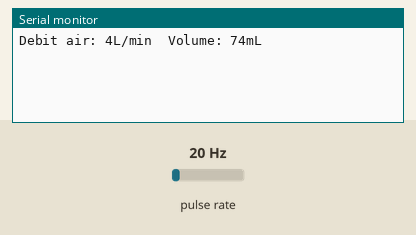
Recording of a sketch running on a simulated Arduino Uno, built with avr-gcc and run on an emulated ATmega328P. On the bench: the last lines printed to the serial monitor. Wiring (inferred from the names in the program): pulse sensor: data pin 2. The test bench sets the inputs (shaded band); at power-on: pulse rate 20 Hz.

Above: at 1.2 s.
1.3 s: pulse rate (sensor on pin 2) set to 4 Hz
At 2.6 s:
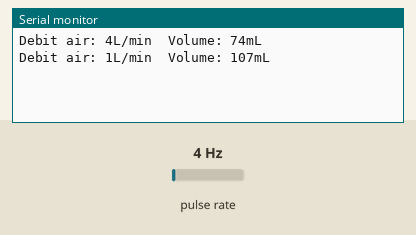
2.8 s: pulse rate (sensor on pin 2) set to 50 Hz
At 3.7 s:
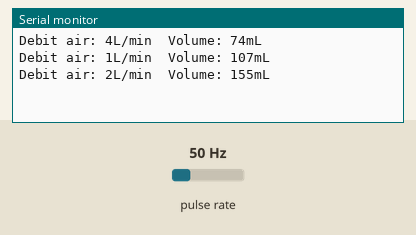
Timing chart, 0 to 5.8 s (numbered marks = the images above; inputs shaded):
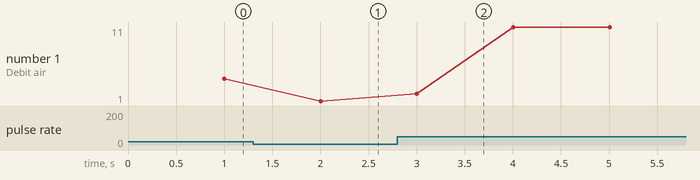

Measured:
- after the input at 1.3 s, the serial monitor: prints a new line after 0.70 s (image 1)
- after the input at 2.8 s, the serial monitor: prints a new line after 0.20 s (image 2)
- plotted number 1: 4 → 1 after the input at 1.3 s, 1 → 11 after the input at 2.8 s

The sketch:

water_flow.ino
```cpp
byte sensorInt = 0;
byte flowsensor = 2;
float konstanta = 4.5; //konstanta flow meter
volatile byte pulseCount;

float debit;
unsigned int flowmlt;
unsigned long totalmlt;

unsigned long oldTime;

void setup()
{

  // Inisialisasi port serial
  Serial.begin(9600);


  pinMode(flowsensor, INPUT);
  digitalWrite(flowsensor, HIGH);

  pulseCount = 0;
  debit = 0.0;
  flowmlt = 0;
  totalmlt = 0;
  oldTime = 0;

  attachInterrupt(sensorInt, pulseCounter, FALLING);
}


void loop()
{

  if((millis() - oldTime) > 1000)
  {
  detachInterrupt(sensorInt);
  debit = ((1000.0 / (millis() - oldTime)) * pulseCount) / konstanta;
  oldTime = millis();
  flowmlt = (debit / 60) * 1000;
  totalmlt += flowmlt;

  unsigned int frac;

  Serial.print("Debit air: ");
  Serial.print(int(debit));
  Serial.print("L/min");
  Serial.print("\t");

  Serial.print("Volume: ");
  Serial.print(totalmlt);
  Serial.println("mL");

  pulseCount = 0;

  attachInterrupt(sensorInt, pulseCounter, FALLING);
  }
}


void pulseCounter()
{
  // Increment the pulse counter
  pulseCount++;
}
```
